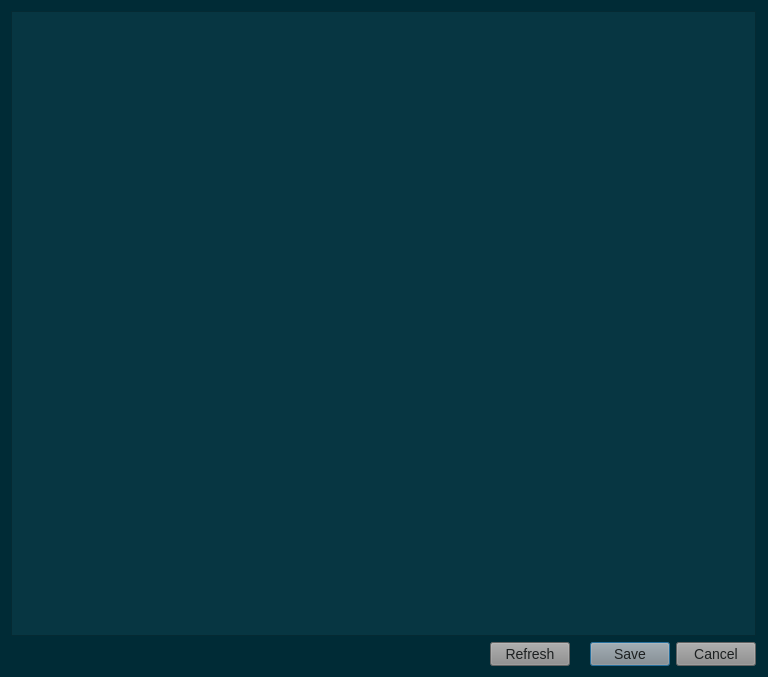
<?xml version="1.0" encoding="UTF-8"?>
<ui version="4.0">
 <class>FileEditorDialog</class>
 <widget class="QDialog" name="FileEditorDialog">
  <property name="windowModality">
   <enum>Qt::ApplicationModal</enum>
  </property>
  <property name="geometry">
   <rect>
    <x>0</x>
    <y>0</y>
    <width>768</width>
    <height>677</height>
   </rect>
  </property>
  <property name="windowTitle">
   <string>File editor</string>
  </property>
  <property name="styleSheet">
   <string notr="true">QWidget{
	background-color: #002b36;
}
QMenuBar::item{
	background-color: #002b36;
}
QDockWidget::title{
	background: #073642;
	padding-left: 5px;
}
QDockWidget, QMenuBar{
    color: #839496;
    font: bold 14px;
}
QTextEdit, QPlainTextEdit, QLineEdit, QSpinBox, QComboBox {
  background-color: #073642;
  font: 13px;
  color: #839496;
}
QTextEdit#uiConsoleTextEdit {
  background-color: #002b36;
  color: #839496;
  font: 13px;
}
QTabWidget {
	font: 14px;
	border-top: 2px;
}
QTabBar::tab {
    background: #073642;
    color: #839496;
    min-width: 8ex;
    padding: 2px;
	border-top-right-radius: 6px;
	border-top-left-radius: 6px;
}
QTabBar::tab:selected {
    background: #8a8a8a;
	color: #1d2021;
}
QGroupBox {
    color: #808080;
    font: 14px;
    padding: 15px;
    border-style: none;
}
QMainWindow::separator {
	background: #073642;
	width: 1px;
	height: 1px;
}
QComboBox {
	selection-background-color: #d75f00;
	selection-color: #1c1c1c;
}

QToolBar{
	background: #073642;
	border: 0px;
}
QPushButton {
	background-color: #8a8a8a;
    color: #1d2021;
	font: 14px;
}
QToolButton {
	background-color: #8a8a8a;
    color: #1d2021;
	font: 14px;
}
QTreeWidget, QListWidget {
	background-color: #002b36;
	color: #839496;
    alternate-background-color: #073642;
	font: 14px;
}
QTreeWidget#uiTreeWidget {
	background-color: #073642;
	color: #839496;
	font: bold 16px;
}
QTreeWidget::item:selected, QTreeWidget::item:hover, QMenu::item:selected,QToolButton::hover,QPushButton::hover,QTabBar::tab:hover {
	background-color: #d75f00;
	color: #1c1c1c;
}
QMenu {
	background-color: #002b36;
    color: #839496;
}
QLabel {
	color: #839496;
	font: 14px;
}
QLabel#uiTitleLabel {
	color: #839496;
	font: bold 16px;
}

QAbstractScrollArea::corner {
    background: #002b36;
}
QScrollBar::handle:horizontal {
    background: #073642;
    min-width: 20px;
}
QScrollBar::handle:vertical {
    background: #073642;
    min-width: 20px;
}
QScrollBar:vertical {
    width: 6px;
}
QScrollBar:horizontal {
    height: 6px;
}
QScrollBar::up-arrow:vertical, QScrollBar::down-arrow:vertical, QScrollBar::down-arrow:horizontal, QScrollBar::up-arrow:horizontal { 
	border: 0px;
    height: 0px; 
    width: 0px; 
}
         
QScrollBar::add-page:horizontal, QScrollBar::sub-page:horizontal, QScrollBar::add-page:vertical, QScrollBar::sub-page:vertical {
  background: none
}
QStatusBar {
	background-color: #073642;
	color: #839496;
}

QRadioButton, QCheckBox {
  color: #839496;
}
QRadioButton::disabled, QCheckBox::disabled {
  color: gray;
}


</string>
  </property>
  <property name="modal">
   <bool>false</bool>
  </property>
  <layout class="QVBoxLayout" name="verticalLayout">
   <property name="rightMargin">
    <number>12</number>
   </property>
   <item>
    <widget class="QTextEdit" name="uiFileTextEdit">
     <property name="html">
      <string>&lt;!DOCTYPE HTML PUBLIC &quot;-//W3C//DTD HTML 4.0//EN&quot; &quot;http://www.w3.org/TR/REC-html40/strict.dtd&quot;&gt;
&lt;html&gt;&lt;head&gt;&lt;meta name=&quot;qrichtext&quot; content=&quot;1&quot; /&gt;&lt;style type=&quot;text/css&quot;&gt;
p, li { white-space: pre-wrap; }
&lt;/style&gt;&lt;/head&gt;&lt;body style=&quot; font-family:'Cantarell'; font-size:13px; font-weight:400; font-style:normal;&quot;&gt;
&lt;p style=&quot;-qt-paragraph-type:empty; margin-top:0px; margin-bottom:0px; margin-left:0px; margin-right:0px; -qt-block-indent:0; text-indent:0px; font-family:'.SF NS Text'; font-size:13pt;&quot;&gt;&lt;br /&gt;&lt;/p&gt;&lt;/body&gt;&lt;/html&gt;</string>
     </property>
    </widget>
   </item>
   <item>
    <layout class="QHBoxLayout" name="horizontalLayout">
     <property name="spacing">
      <number>20</number>
     </property>
     <item>
      <spacer name="horizontalSpacer">
       <property name="orientation">
        <enum>Qt::Horizontal</enum>
       </property>
       <property name="sizeHint" stdset="0">
        <size>
         <width>40</width>
         <height>20</height>
        </size>
       </property>
      </spacer>
     </item>
     <item>
      <widget class="QPushButton" name="uiRefreshButton">
       <property name="text">
        <string>Refresh</string>
       </property>
      </widget>
     </item>
     <item>
      <widget class="QDialogButtonBox" name="uiButtonBox">
       <property name="sizePolicy">
        <sizepolicy hsizetype="Fixed" vsizetype="Fixed">
         <horstretch>0</horstretch>
         <verstretch>0</verstretch>
        </sizepolicy>
       </property>
       <property name="orientation">
        <enum>Qt::Horizontal</enum>
       </property>
       <property name="standardButtons">
        <set>QDialogButtonBox::Cancel|QDialogButtonBox::Save</set>
       </property>
      </widget>
     </item>
    </layout>
   </item>
  </layout>
 </widget>
 <resources>
  <include location="../../resources/resources.qrc"/>
 </resources>
 <connections>
  <connection>
   <sender>uiButtonBox</sender>
   <signal>accepted()</signal>
   <receiver>FileEditorDialog</receiver>
   <slot>accept()</slot>
   <hints>
    <hint type="sourcelabel">
     <x>554</x>
     <y>361</y>
    </hint>
    <hint type="destinationlabel">
     <x>303</x>
     <y>194</y>
    </hint>
   </hints>
  </connection>
  <connection>
   <sender>uiButtonBox</sender>
   <signal>rejected()</signal>
   <receiver>FileEditorDialog</receiver>
   <slot>reject()</slot>
   <hints>
    <hint type="sourcelabel">
     <x>508</x>
     <y>361</y>
    </hint>
    <hint type="destinationlabel">
     <x>303</x>
     <y>194</y>
    </hint>
   </hints>
  </connection>
 </connections>
</ui>
